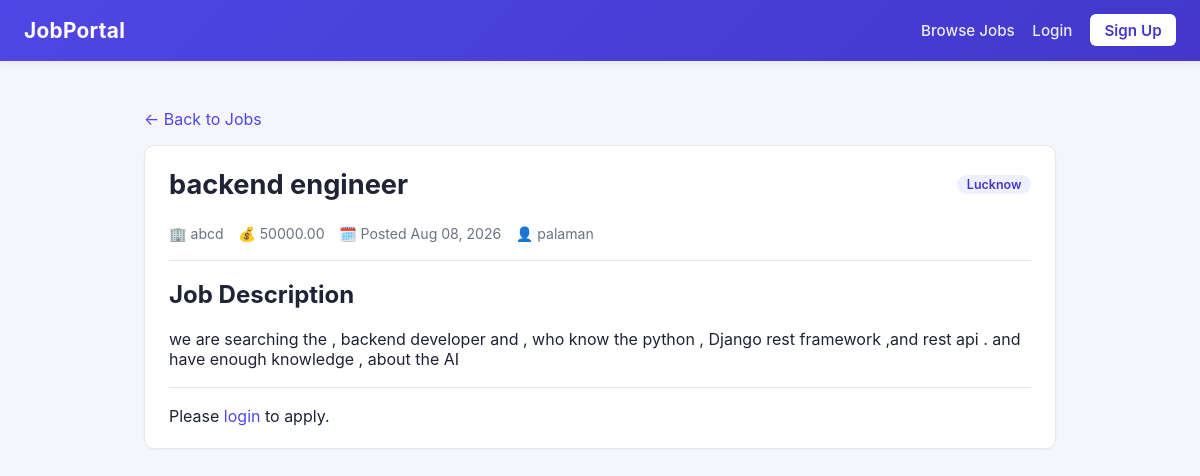
Screenshot of /job/2/ with the database file from the repository.
### job/models.py (models this page shows, shortened)
class Job(models.Model):
    title = models.CharField(max_length=100)
    company_name = models.CharField(max_length=100)
    description = models.TextField(max_length=2000)
    location = models.CharField(max_length=100)
    salary = models.DecimalField(max_digits=10, decimal_places=2)
    posted_by = models.ForeignKey(settings.AUTH_USER_MODEL, on_delete=models.CASCADE)
    date_posted = models.DateTimeField(auto_now_add=True)
    class Meta:
        ordering = ['-date_posted']

### accounts/models.py (models this page shows)
class CustomUser(AbstractUser):
    ROLL_CHOICES = [
        ('jobseeker', 'Job Seeker'),
        ('employer', 'Employer'),
    ]
    roll = models.CharField(max_length=20, choices=ROLL_CHOICES, default='jobseeker')
    def __str__(self):
        return self.username

### job/views.py (the view)
# urls.py: path("<int:pk>/", JobDetailView.as_view(), name="job_detail"),
class JobDetailView(DetailView):
    model = Job
    template_name = "job_detail.html"
    context_object_name = "job_details"
    def get_context_data(self, **kwargs):
        context = super().get_context_data(**kwargs)
        context["has_applied"] = (
            self.request.user.is_authenticated
            and Application.objects.filter(
                job=self.object,
                applicant=self.request.user,
            ).exists()
        )
        return context

### job/templates/job_detail.html (shortened to what this page needs)
{% extends "base.html" %}
{% block content %}
<p><a href="{% url 'job_list' %}">&larr; Back to Jobs</a></p>
<div class="card">
    <div class="page-header">
        <h1>{{ job_details.title }}</h1>
        <span class="tag">{{ job_details.location }}</span>
    </div>
    <div class="job-meta" style="margin-bottom:1rem;">
        <span>🏢 {{ job_details.company_name }}</span>
        <span>💰 {{ job_details.salary }}</span>
        <span>🗓️ Posted {{ job_details.date_posted|date:"M d, Y" }}</span>
        <span>👤 {{ job_details.posted_by }}</span>
    </div>
    <hr class="divider">
    <h2>Job Description</h2>
    <p>{{ job_details.description|linebreaks }}</p>
    <hr class="divider">
    <div class="actions-inline">
        {% if user.is_authenticated %}
            {% if has_applied %}
                <span class="alert alert-success" style="margin:0;">You have already applied for this job.</span>
            {% else %}
                <a class="btn btn-primary" href="{% url 'apply_job' job_details.pk %}">Apply for this Job</a>
            {% endif %}
            {% if user == job_details.posted_by %}
                <a class="btn btn-outline" href="{% url 'job_update' job_details.pk %}">Edit Job</a>
                <a class="btn btn-danger" href="{% url 'job_delete' job_details.pk %}">Delete Job</a>
                <a class="btn btn-outline" href="{% url 'job_applications' job_details.pk %}">View Applications</a>
            {% endif %}
        {% else %}
            <span>Please <a href="{% url 'login' %}">login</a> to apply.</span>
        {% endif %}
    </div>
</div>
{% endblock %}

### templates/base.html (style rules this page uses)
:root { --primary: #4f46e5; --primary-dark: #4338ca; --bg: #f5f6fb; --card: #ffffff; --text: #1f2333; --muted: #6b7280; --border: #e5e7eb; --danger: #dc2626; --danger-dark: #b91c1c; --success-bg: #ecfdf5; --success-text: #047857; }
* { box-sizing: border-box; }
body { margin: 0; font-family: -apple-system, BlinkMacSystemFont, "Segoe UI", Roboto, Helvetica, Arial, sans-serif; background: var(--bg); color: var(--text); min-height: 100vh; }
a { color: var(--primary); text-decoration: none; }
.page-header { display: flex; align-items: center; justify-content: space-between; flex-wrap: wrap; gap: 1rem; margin-bottom: 1.5rem; }
.page-header h1 { margin: 0; font-size: 1.7rem; }
.card { background: var(--card); border: 1px solid var(--border); border-radius: 10px; padding: 1.4rem 1.5rem; margin-bottom: 1rem; box-shadow: 0 1px 3px rgba(0,0,0,0.04); }
.job-meta { display: flex; flex-wrap: wrap; gap: 0.9rem; color: var(--muted); font-size: 0.88rem; margin: 0.4rem 0 0.7rem; }
.job-meta span { display: flex; align-items: center; gap: 0.3rem; }
.tag { display: inline-block; background: #eef0ff; color: var(--primary-dark); font-size: 0.78rem; font-weight: 600; padding: 0.15rem 0.6rem; border-radius: 20px; }
.divider { border: none; border-top: 1px solid var(--border); margin: 1.1rem 0; }
.actions-inline { display: flex; gap: 0.6rem; flex-wrap: wrap; margin-top: 0.8rem; }

### rows the page displays
Job: title "backend engineer", location "Lucknow", company_name "abcd", salary "50000.00", date_posted "Aug 08, 2026", posted_by "palaman", description "we are searching the , backend developer and , who know the python , Django rest framework ,and rest api . and have enough knowledge , about the AI"
